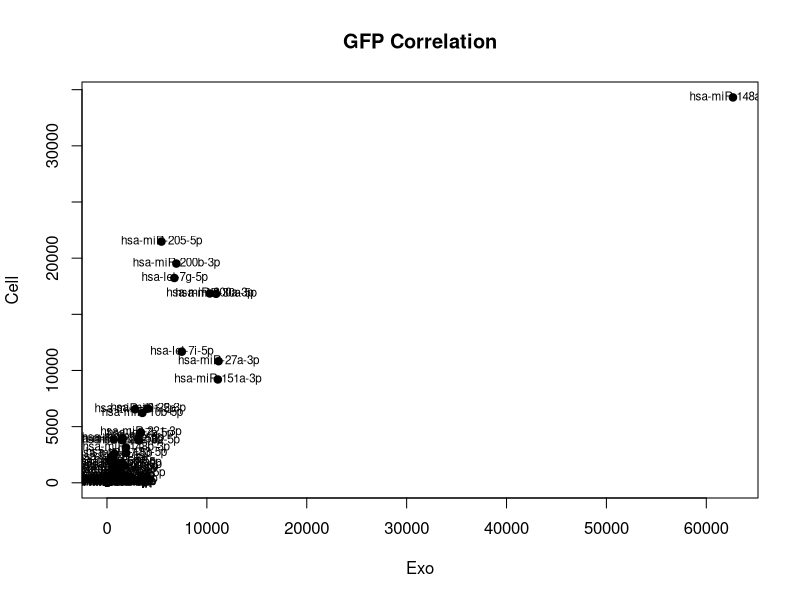
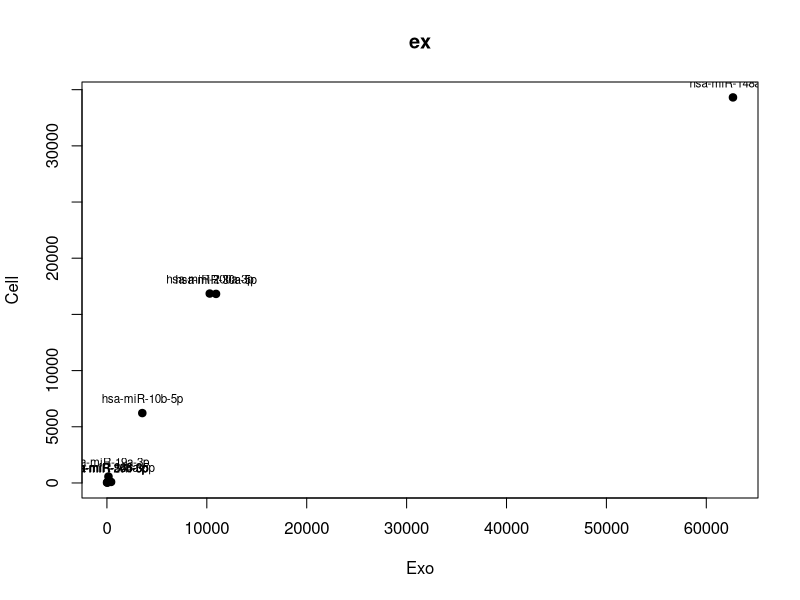

Reproduce these figures in R, in order. (Note: this script raises an error after producing the figures.)
rd<- read.csv("miRNA_analysis_kerry.csv", header=TRUE, row.names= 1)
rawdata<- rd[c(1:3, 5, 6, 8)]
rdPellet<- read.delim("miRNA_raw_counts_CORRECT_NAMES.txt", header=TRUE, row.names=1)
Pellet<- rdPellet[c(31:42)]
Pellet<- Pellet[c(2, 6, 10, 1, 5, 9)]
name<- intersect(rownames(Pellet), rownames(rawdata))
data<- Pellet[cbind(name), ]
dataPellet<- data[order(rownames(data)), ]
rawdata<- rawdata[cbind(name), ]
rawdata<- rawdata[order(rownames(data)), ]
fullset<- cbind(rawdata, dataPellet)
rf<- as.data.frame(rowMeans(rawdata[4:6]))
rg<- as.data.frame(rowMeans(dataPellet[4:6]))
Fullmeans<- as.data.frame(c(rf, rg))
rownames(Fullmeans)<- rownames(rf)
plot(rf$`rowMeans(rawdata[4:6])`, rg$`rowMeans(dataPellet[4:6])`, main="GFP Correlation", xlab="Exo", ylab="Cell", pch=19)
text(rf$`rowMeans(rawdata[4:6])`, rg$`rowMeans(dataPellet[4:6])`, label=rownames(rf), cex= 0.7)
#making normalised data
subsetCell<- as.data.frame(rg[cbind("hsa-miR-363-3p", "hsa-miR-20b-5p", "hsa-miR-19a-3p", "hsa-miR-148a-3p", "hsa-miR-574-3p", "hsa-miR-146a-5p", "hsa-miR-30a-5p", "hsa-miR-10b-5p", "hsa-miR-200a-3p"),])
rownames(subsetCell)<- c("hsa-miR-363-3p", "hsa-miR-20b-5p", "hsa-miR-19a-3p", "hsa-miR-148a-3p", "hsa-miR-574-3p", "hsa-miR-146a-5p", "hsa-miR-30a-5p", "hsa-miR-10b-5p", "hsa-miR-200a-3p")
subsetExo<- as.data.frame(rf[cbind("hsa-miR-363-3p", "hsa-miR-20b-5p", "hsa-miR-19a-3p", "hsa-miR-148a-3p", "hsa-miR-574-3p", "hsa-miR-146a-5p", "hsa-miR-30a-5p", "hsa-miR-10b-5p", "hsa-miR-200a-3p"),])
rownames(subsetExo)<- c("hsa-miR-363-3p", "hsa-miR-20b-5p", "hsa-miR-19a-3p", "hsa-miR-148a-3p", "hsa-miR-574-3p", "hsa-miR-146a-5p", "hsa-miR-30a-5p", "hsa-miR-10b-5p", "hsa-miR-200a-3p")
p<- plot(subsetExo$`rf[cbind("hsa-miR-363-3p", "hsa-miR-20b-5p", "hsa-miR-19a-3p", "hsa-miR-148a-3p", "hsa-miR-574-3p", "hsa-miR-146a-5p", "hsa-miR-30a-5p", "hsa-miR-10b-5p", "hsa-miR-200a-3p"), ]`, subsetCell$`rg[cbind("hsa-miR-363-3p", "hsa-miR-20b-5p", "hsa-miR-19a-3p", "hsa-miR-148a-3p", "hsa-miR-574-3p", "hsa-miR-146a-5p", "hsa-miR-30a-5p", "hsa-miR-10b-5p", "hsa-miR-200a-3p"), ]`, main="ex", xlab="Exo", ylab="Cell", pch=19)
text(subsetExo$`rf[cbind("hsa-miR-363-3p", "hsa-miR-20b-5p", "hsa-miR-19a-3p", "hsa-miR-148a-3p", "hsa-miR-574-3p", "hsa-miR-146a-5p", "hsa-miR-30a-5p", "hsa-miR-10b-5p", "hsa-miR-200a-3p"), ]`, subsetCell$`rg[cbind("hsa-miR-363-3p", "hsa-miR-20b-5p", "hsa-miR-19a-3p", "hsa-miR-148a-3p", "hsa-miR-574-3p", "hsa-miR-146a-5p", "hsa-miR-30a-5p", "hsa-miR-10b-5p", "hsa-miR-200a-3p"), ]`, labels=rownames(subsetExo), cex=0.7, pos=3)
p + geom_label_repel()
reg1<- lm(rg$`rowMeans(dataPellet[4:6])`~rf$`rowMeans(rawdata[4:6])`-1)
abline(reg1)
textplot(rf[imp, ], rg[imp, ], imp)
library(ggrepel)
imp<- c("hsa-miR-363-3p", "hsa-miR-20b-5p", "hsa-miR-19a-3p", "hsa-miR-148a-3p", "hsa-miR-574-3p", "hsa-miR-146a-5p", "hsa-miR-30a-5p", "hsa-miR-10b-5p", "hsa-miR-200a-3p")
text(rf[imp,], rg[imp,], labels=imp)
#####Attempting to do FC correlation plots
Cell<-read.csv("CELLcavin1VGFP.csv", header= TRUE, row.names= 1)
Exo<- read.csv("EXOcavin1VGFP.csv", header= TRUE, row.names= 1)
name<- intersect(rownames(Cell), rownames(Exo))
data<- Cell[cbind(name), ]
CellD<- data[order(rownames(data)), ]
ExoD<- Exo[name,]
ExoD<- ExoD[order(rownames(ExoD)), ]
par(cex.axis=2, cex.main=2.5, cex.lab=2, mar=c(5,5,5,5))
plot(CellD$log2FoldChange, ExoD$log2FoldChange, xlab="CELL log2FC", ylab= "EV log2FC", pch=20, cex= 2, xlim=c(-3.1, 2), ylim=c(-3.1, 2), bty="n")


reg1<- lm(CellD$log2FoldChange~ExoD$log2FoldChange)
summary(lm(CellD$log2FoldChange~ExoD$log2FoldChange))
#abline(0, 0.9)
CI<- predict(reg1, interval= "confidence")
abline(0.4, 0.9)
abline(-0.4,0.9)
text(CellD[imp, "log2FoldChange"], ExoD[imp, "log2FoldChange"], imp, ylim=c(-3.5, 1.5), xlim= c(-3.5, 1.5), cex = 1.2)

#tring to get the labels to repel
install.packages(c("wordcloud","tm"),repos="http://cran.r-project.org")
library(wordcloud)
library(tm)
